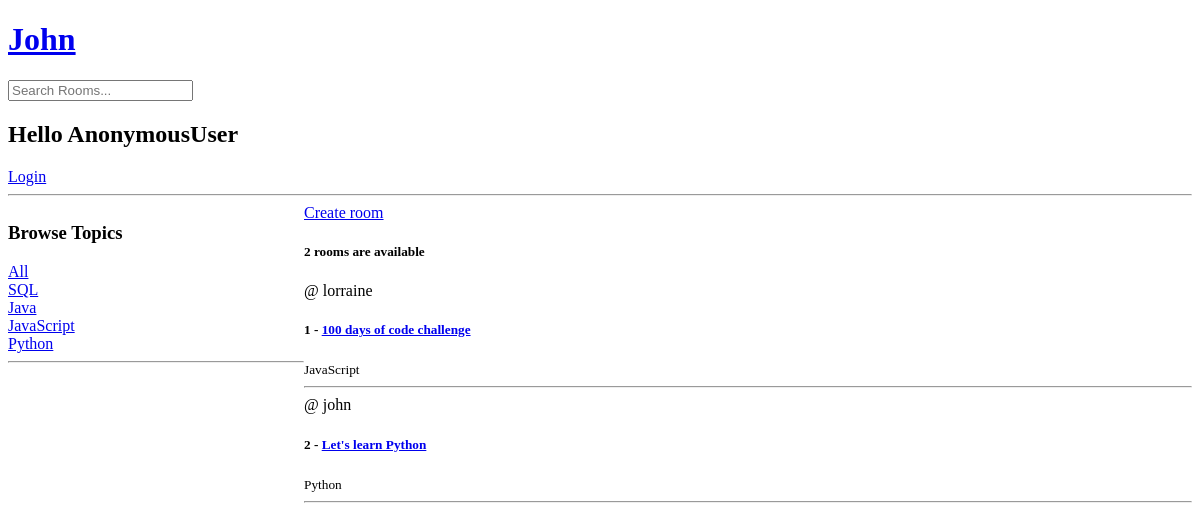
Before: / with the older database file.
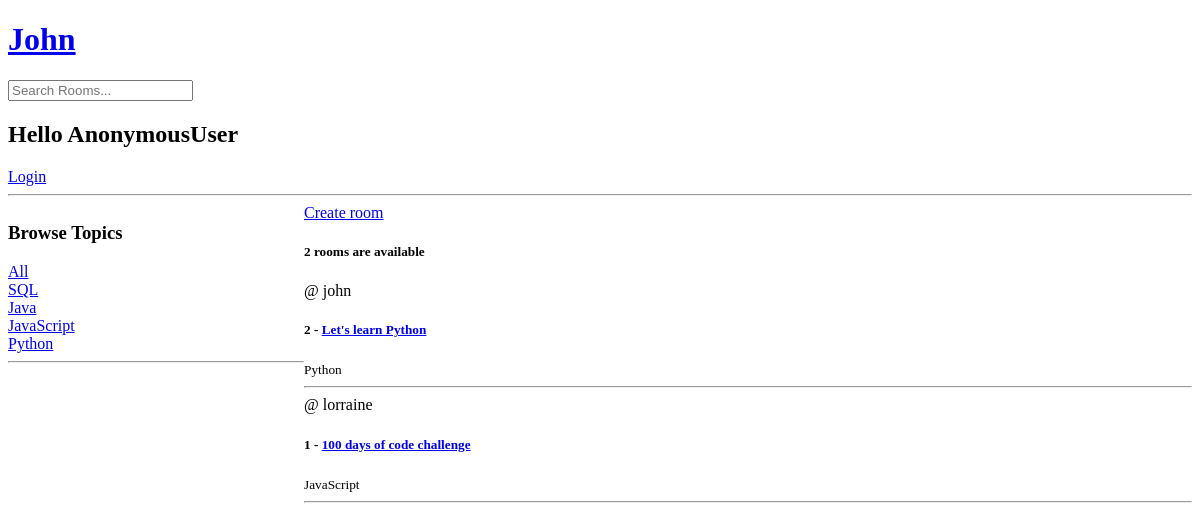
After: the same page with the newer database file.
### baseapp/models.py (models this page shows, shortened)
class Topic(models.Model):
    name = models.CharField(max_length=255)

class Room(models.Model):
    host = models.ForeignKey(User, on_delete=models.SET_NULL, null=True)       # when User table got deleted the host data will set to Null
    topic = models.ForeignKey(Topic, on_delete=models.SET_NULL, null=True)     # Cascade - when User table got deleted the host data will delete too
    name = models.CharField(max_length=255)
    description = models.TextField(null=True, blank=True)
    participant = models.ManyToManyField(User, related_name="participants", blank=True)   # models.ManyToManyField(<Tablename>,<name use in views.py>, it's okay to get an empty value in participants) # related_name = name in admin panel
    updated = models.DateTimeField(auto_now=True)
    created = models.DateTimeField(auto_now_add=True)
    class Meta:
        ordering = ["-updated", "-created"]         # with '-' is descending order (last will be the first)

### baseapp/views.py (the view)
# urls.py: path("", views.home, name="home"),
def home(request):
    query = request.GET.get('q') if request.GET.get('q') is not None else ''
    rooms = Room.objects.filter(
        Q(topic__name__icontains=query) |                         # -> OR logic gate
        Q(name__icontains=query) |
        Q(description__icontains=query)
    )
    room_count = rooms.count()
    topics = Topic.objects.all()
    content = {
        "rooms": rooms,
        "topics": topics,
        "room_count": room_count
    }
    return render(request, "home.html", content)

### baseapp/templates/home.html (shortened to what this page needs)
{% extends 'main.html' %}
{% block content %}
<div class="home-container">
    <div>
        <h3>Browse Topics</h3>
        <div><a href="/">All</a></div>
        <div>
            {% for topic in topics %}
                <div><a href="?q={{topic.name}}">{{topic.name}}</a></div>
            {% endfor %}
        </div>
        <hr>
    </div>
    <div>
        <a href="create-room/">Create room</a>
        <h5>{{room_count}} rooms are available</h5>
        <div>
            {% for room in rooms %}
                <div>
                    <span>@ {{room.host.username}}</span>
                    <h5>{{room.id}} - <a href="/room/{{room.id}}">{{room.name}}</a></h5>
                    <small>{{room.topic.name}}</small>
                    <hr>
                </div>
            {% endfor %}
        </div>
    </div>
</div>
{% endblock %}

### baseapp/templates/main.html (shortened to what this page needs)
<!doctype html>
<html lang="en">
<head>
</head>
<body>
{% include 'navbar.html' %}
<hr>
{% block content %}{% endblock %}
</body>
</html>

### baseapp/templates/navbar.html
<a href="#"><h1>John</h1></a>
<form method="GET" action="/">
    <input type="text" name="q" placeholder="Search Rooms...">    <! –– "q" serves as the key, and the value is the text entered into the input field. ––>
</form>
<h2>Hello {{request.user}}</h2>
{% if request.user.is_authenticated %}
    <a href="/logout">Logout</a>
{% else %}
    <a href="/login">Login</a>
{% endif %}

### baseapp/templates/home.html (style rules this page uses)
.home-container { display: grid; grid-template-columns: 1fr 3fr; }

Changed rows visible on the page:
changed Room "Let's learn Python": moves up the list
